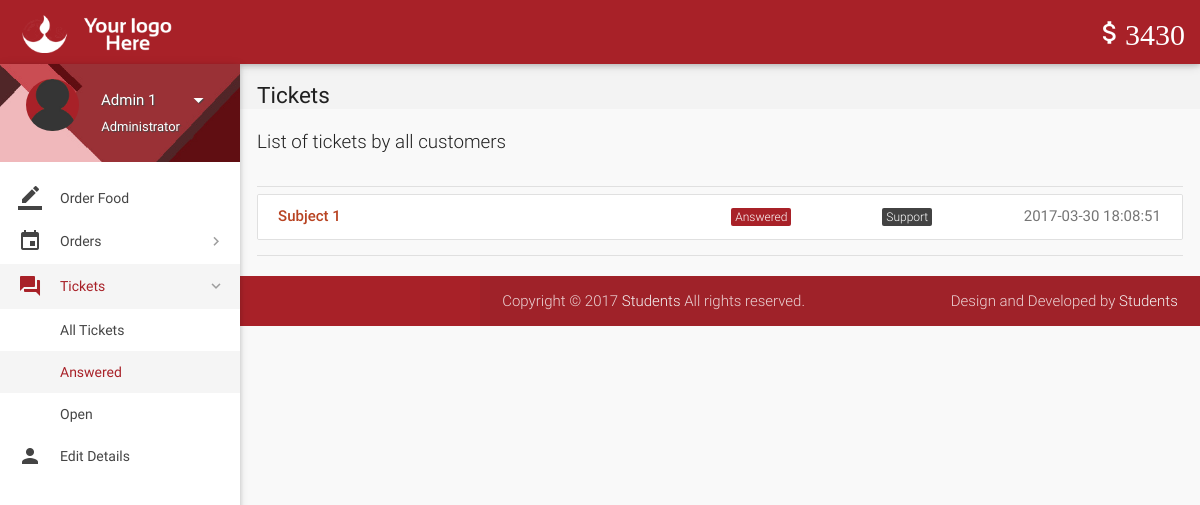
/all-tickets.php?status=Answered (signed in), run on the app's committed database.
### tables this page shows
CREATE TABLE `wallet_details` (
  `id` int(11) NOT NULL,
  `wallet_id` int(11) NOT NULL,
  `number` varchar(16) NOT NULL,
  `cvv` int(3) NOT NULL,
  `balance` int(11) NOT NULL DEFAULT 2000
);

CREATE TABLE `tickets` (
  `id` int(11) NOT NULL,
  `poster_id` int(11) NOT NULL,
  `subject` varchar(100) NOT NULL,
  `description` varchar(3000) NOT NULL,
  `status` varchar(8) NOT NULL DEFAULT 'Open',
  `type` varchar(30) NOT NULL DEFAULT 'Others',
  `date` datetime NOT NULL DEFAULT current_timestamp(),
  `deleted` tinyint(4) NOT NULL DEFAULT 0
);

### includes/wallet.php (called while the page is built)
<?php
$user_id=$_SESSION['user_id'];
$sql = mysqli_query($con, "SELECT * FROM wallet where customer_id = $user_id");
while($row1 = mysqli_fetch_array($sql)){
$wallet_id = $row1['id'];
}
$sql = mysqli_query($con, "SELECT * FROM wallet_details where wallet_id = $wallet_id");
while($row1 = mysqli_fetch_array($sql)){
$balance = $row1['balance'];
}
?>

### includes/connect.php (called while the page is built, shortened)
<?php
$name = $_SESSION['name'];
$role = $_SESSION['role'];
?>

### all-tickets.php (the view, shortened to what this page needs)
<?php
include 'includes/connect.php';
include 'includes/wallet.php';
	if($_SESSION['admin_sid']==session_id())
	{
		?>
<!DOCTYPE html>
<html lang="en">
<head>
  <link href="css/materialize.min.css" type="text/css" rel="stylesheet" media="screen,projection">
  <link href="css/style.min.css" type="text/css" rel="stylesheet" media="screen,projection">
  <link href="css/custom/custom.min.css" type="text/css" rel="stylesheet" media="screen,projection">
  <link href="js/plugins/perfect-scrollbar/perfect-scrollbar.css" type="text/css" rel="stylesheet" media="screen,projection">
  <link href="js/plugins/data-tables/css/jquery.dataTables.min.css" type="text/css" rel="stylesheet" media="screen,projection">
</head>
<body>
  <header id="header" class="page-topbar">
        <div class="navbar-fixed">
            <nav class="navbar-color">
                <div class="nav-wrapper">
                    <ul class="left">
                      <li><h1 class="logo-wrapper"><a href="index.php" class="brand-logo darken-1"><img src="images/materialize-logo.png" alt="logo"></a> <span class="logo-text">Logo</span></h1></li>
                    </ul>
                    <ul class="right hide-on-med-and-down">
                        <li><a href="#" class="waves-effect waves-block waves-light"><i class="mdi-editor-attach-money"><?php echo $balance;?></i></a>
                        </li>
                    </ul>
                </div>
            </nav>
        </div>
  </header>
  <div id="main">
    <div class="wrapper">
      <aside id="left-sidebar-nav">
        <ul id="slide-out" class="side-nav fixed leftside-navigation">
            <li class="user-details cyan darken-2">
            <div class="row">
                <div class="col col s4 m4 l4">
                    <img src="images/avatar.jpg" alt="" class="circle responsive-img valign profile-image">
                </div>
                <div class="col col s8 m8 l8">
                    <a class="btn-flat dropdown-button waves-effect waves-light white-text profile-btn" href="#" data-activates="profile-dropdown"><?php echo $name;?> <i class="mdi-navigation-arrow-drop-down right"></i></a>
                    <p class="user-roal"><?php echo $role;?></p>
                </div>
            </div>
            </li>
            <li class="bold"><a href="index.php" class="waves-effect waves-cyan"><i class="mdi-editor-border-color"></i> Order Food</a>
            </li>
                <li class="no-padding">
                    <ul class="collapsible collapsible-accordion">
                        <li class="bold"><a class="collapsible-header waves-effect waves-cyan"><i class="mdi-editor-insert-invitation"></i> Orders</a>
                        </li>
                    </ul>
                </li>
                <li class="no-padding">
                    <ul class="collapsible collapsible-accordion">
                        <li class="bold"><a class="collapsible-header waves-effect waves-cyan active"><i class="mdi-action-question-answer"></i> Tickets</a>
                            <div class="collapsible-body">
                                <ul>
								<li class="<?php
								if(!isset($_GET['status'])){
										echo 'active';
									}?>
									"><a href="all-tickets.php">All Tickets</a>
                                </li>
								<?php
									$sql = mysqli_query($con, "SELECT DISTINCT status FROM tickets;");
									while($row = mysqli_fetch_array($sql)){
									if(isset($_GET['status'])){
										$status = $row['status'];
									}
                                    echo '<li class='.(isset($_GET['status'])?($status == $_GET['status'] ? 'active' : ''): '').'><a href="all-tickets.php?status='.$row['status'].'">'.$row['status'].'</a>
                                    </li>';
									}
									?>
                                </ul>
                            </div>
                        </li>
                    </ul>
                </li>
            <li class="bold"><a href="details.php" class="waves-effect waves-cyan"><i class="mdi-social-person"></i> Edit Details</a>
            </li>
        </ul>
        </aside>
      <section id="content">
        <div id="breadcrumbs-wrapper">
          <div class="container">
            <div class="row">
              <div class="col s12 m12 l12">
                <h5 class="breadcrumbs-title">Tickets</h5>
              </div>
            </div>
          </div>
        </div>
        <div class="container">
          <p class="caption">List of tickets by all customers</p>
          <div class="divider"></div>
									<div id="work-collections">
									<ul id="projects-collection" class="collection">
								<?php
									if(isset($_GET['status'])){
										$status = $_GET['status'];
									}
									else{
										$status = '%';
									}
									$sql = mysqli_query($con, "SELECT * FROM tickets WHERE status LIKE '$status';");
									while($row = mysqli_fetch_array($sql)){
									echo'<a href="view-ticket-admin.php?id='.$row['id'].'"class="collection-item">
                                        <div class="row">
                                            <div class="col s6">
                                                <p class="collections-title">'.$row['subject'].'</p>
                                            </div>
                                            <div class="col s2">
                                            <span class="task-cat cyan">'.$row['status'].'</span></div>
                                            <div class="col s2">
                                            <span class="task-cat grey darken-3">'.$row['type'].'</span></div>
                                            <div class="col s2">
                                            <span class="badge">'.$row['date'].'</span></div>
                                        </div>
                                    </a>';
									}
									?>
									</ul>
									</div>
            <div class="divider"></div>
          </div>
    </div>
  <footer class="page-footer">
    <div class="footer-copyright">
      <div class="container">
        <span>Copyright © 2017 <a class="grey-text text-lighten-4" href="#" target="_blank">Students</a> All rights reserved.</span>
        <span class="right"> Design and Developed by <a class="grey-text text-lighten-4" href="#">Students</a></span>
        </div>
    </div>
  </footer>
</body>
</html>
<?php
	}
?>

### data on the page
wallet_details: balance "3430"
tickets: subject "Subject 1", status "Answered", type "Support", date "2017-03-30 18:08:51"

### other printed values
$name "Admin 1"
$role "Administrator"
$row['status'] "Answered"
$row['status'] "Open"
